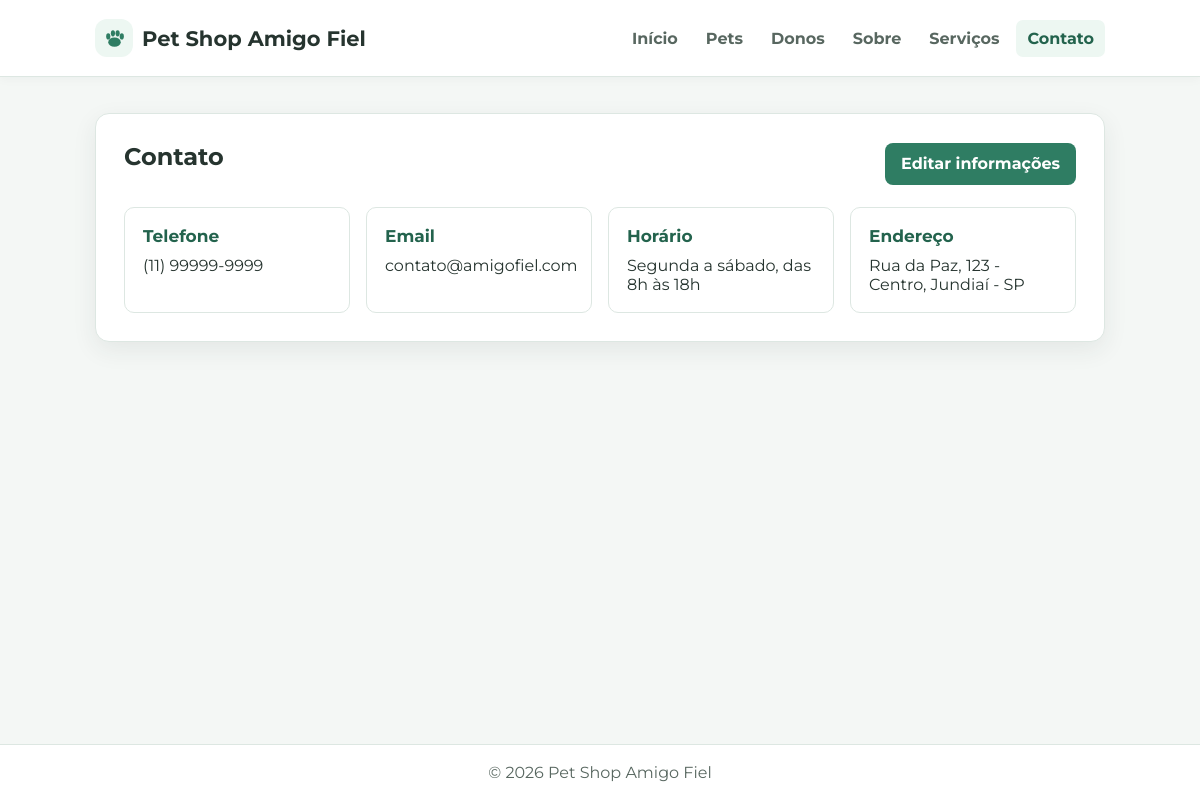
The app's page /contato with its own data.
### tables this page shows
CREATE TABLE informacoes_contato (
   id INTEGER PRIMARY KEY CHECK (id = 1),
   telefone TEXT NOT NULL,
   email TEXT NOT NULL,
   horario TEXT NOT NULL,
   endereco TEXT NOT NULL
);

### app.py (the view)
def contato():
   return render_template("contato.html", info=db_sql.buscar_informacoes_contato())

### db_sql.py (called while the page is built)
def get_db():
   if "db" not in g:
       caminho = current_app.config.get(
           "SQL_DATABASE",
           os.path.join(current_app.root_path, "petshop.db"),
       )
       g.db = sqlite3.connect(caminho)
       g.db.row_factory = sqlite3.Row
       g.db.execute("PRAGMA foreign_keys = ON")
   return g.db

def buscar_informacoes_contato():
   return get_db().execute(
       "SELECT telefone, email, horario, endereco "
       "FROM informacoes_contato WHERE id = 1"
   ).fetchone()

### templates/contato.html (shortened to what this page needs)
{% extends "base.html" %}
{% block conteudo %}
<section class="card">
    <div class="page-title">
        <h1>Contato</h1>
        <a class="button" href="{{ url_for('editar_contato') }}">
            Editar informações
        </a>
    </div>
    <div class="info-grid">
        <div class="info-card">
            <strong>Telefone</strong>
            {{ info.telefone }}
        </div>
        <div class="info-card">
            <strong>Email</strong>
            {{ info.email }}
        </div>
        <div class="info-card">
            <strong>Horário</strong>
            {{ info.horario }}
        </div>
        <div class="info-card">
            <strong>Endereço</strong>
            {{ info.endereco }}
        </div>
    </div>
</section>
{% endblock %}

### static/css/styles.css (style rules this page uses)
:root { --green: #2f7d63; --green-dark: #23634d; --green-light: #edf7f2; --text: #26342f; --muted: #586760; --border: #dde7e2; --background: #f4f7f5; --white: #ffffff; --danger: #b84b4b; --shadow: 0 8px 24px rgba(38, 52, 47, 0.08); --shadow-hover: 0 12px 28px rgba(38, 52, 47, 0.12); }
* { box-sizing: border-box; }
body { min-height: 100vh; margin: 0; display: flex; flex-direction: column; background: var(--background); color: var(--text); font-family: "Montserrat", Arial, Helvetica, sans-serif; }
a { color: var(--green-dark); }
.card { background: var(--white); border: 1px solid var(--border); border-radius: 14px; box-shadow: var(--shadow); padding: 28px; }
.page-title { margin-bottom: 22px; display: flex; align-items: center; justify-content: space-between; gap: 16px; }
h1, h2, p { margin-top: 0; }
h1 { margin-bottom: 14px; }
.record-grid, .info-grid { display: grid; grid-template-columns: repeat(auto-fit, minmax(220px, 1fr)); gap: 16px; }
.info-card { display: block; padding: 18px; border: 1px solid var(--border); border-radius: 10px; background: var(--white); color: var(--text); text-decoration: none; }
.info-card strong { display: block; margin-bottom: 10px; color: var(--green-dark); font-size: 17px; }
.button, button { min-height: 42px; display: inline-flex; align-items: center; justify-content: center; border: 0; border-radius: 8px; padding: 10px 16px; background: var(--green); color: var(--white); font: inherit; font-weight: bold; text-decoration: none; cursor: pointer; transition: background-color 160ms ease, color 160ms ease, transform 160ms ease; }

### records on screen
informacoes_contato: telefone "(11) 99999-9999", email "contato@amigofiel.com", horario "Segunda a sábado, das 8h às 18h", endereco "Rua da Paz, 123 - Centro, Jundiaí - SP"
